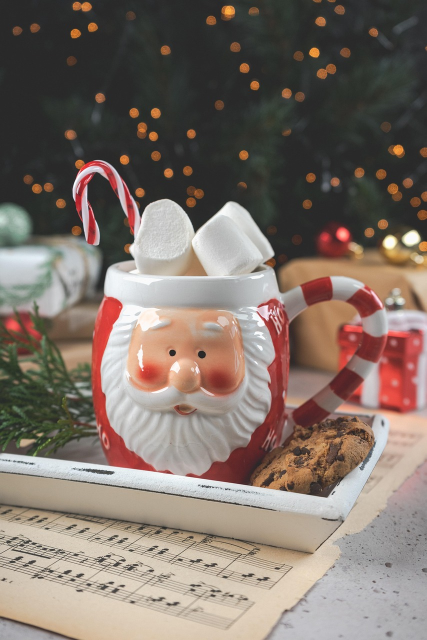
#> input picture algorithm/assets/christmas.jpg, 853 x 1280 px (shown at 1/2 size)
$ python -i attacks.py   (imports and definitions only)
#> lines starting #> are read from the running program, lines starting #| are printed output that depends on the picture
#> further down, picture is the input picture: shape (1280, 853, 3); mean B, G, R 106.3, 114.9, 128.4
import cv2
import numpy as np

class ImageAttacks:
    """
    Simulates various attacks on images to test steganography robustness.
    """

    @staticmethod
    def jpeg_compression(image: np.ndarray, quality: int = 80) -> np.ndarray:
        """
        Simulates JPEG compression.
        :param quality: 0-100 (lower is more compression)
        """
        encode_param = [int(cv2.IMWRITE_JPEG_QUALITY), quality]
        result, encimg = cv2.imencode('.jpg', image, encode_param)
        decimg = cv2.imdecode(encimg, 1)
        return decimg

    @staticmethod
    def gaussian_noise(image: np.ndarray, mean: float = 0, var: float = 0.01) -> np.ndarray:
        """
        Adds Gaussian noise.
        """
        row, col, ch = image.shape
        sigma = var ** 0.5
        gauss = np.random.normal(mean, sigma, (row, col, ch))
        gauss = gauss.reshape(row, col, ch)
        noisy = image.astype(np.float32) / 255.0 + gauss
        noisy = np.clip(noisy, 0, 1)
        return (noisy * 255).astype(np.uint8)

    @staticmethod
    def crop(image: np.ndarray, percentage: float = 0.1) -> np.ndarray:
        """
        Crops the image border by a percentage.
        Note: This changes image dimensions, which might break some stego algos
        unless they are robust to resizing/cropping or if we pad it back.
        For this pipeline, we will pad it back to original size with black borders
        to simulate "loss of data" but keep dimensions for the algo.
        """
#> called with percentage = 0.1
        h, w = image.shape[:2]
#> h = 1280; w = 853
        crop_h = int(h * percentage)
#> crop_h = 128
        crop_w = int(w * percentage)
#> crop_w = 85

        # Crop center
        cropped = image[crop_h:h-crop_h, crop_w:w-crop_w]
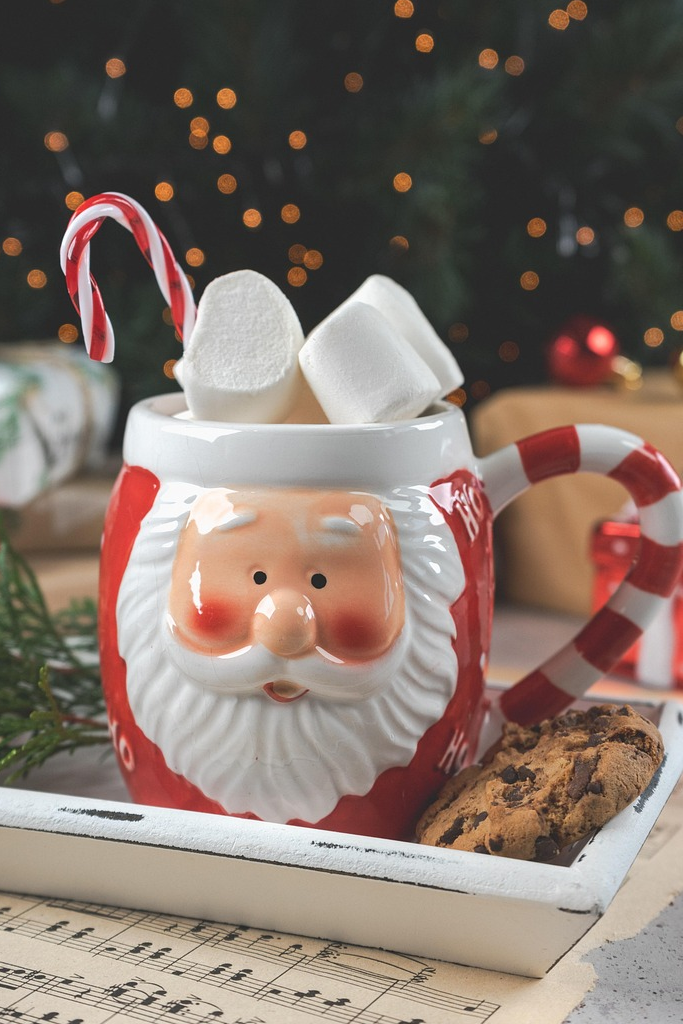
#> cropped: shape (1024, 683, 3); mean B, G, R 106.5, 115.4, 131.2

        # Pad back to original size (simulating data loss at borders)
        top = crop_h
#> top = 128
        bottom = h - (crop_h + cropped.shape[0])
#> bottom = 128
        left = crop_w
#> left = 85
        right = w - (crop_w + cropped.shape[1])
#> right = 85

        padded = cv2.copyMakeBorder(cropped, top, bottom, left, right, cv2.BORDER_CONSTANT, value=[0, 0, 0])
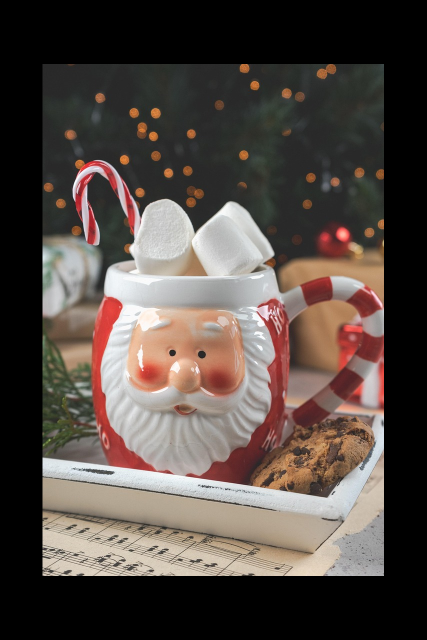
#> padded: shape (1280, 853, 3) (shown at 1/2 size); mean B, G, R 68.2, 73.9, 84
        # Ensure exact original size (sometimes rounding errors occur)
        return cv2.resize(padded, (w, h))

    @staticmethod
    def resize(image: np.ndarray, scale: float = 0.5) -> np.ndarray:
        """
        Resizes image down and then back up.
        """
        h, w = image.shape[:2]
        new_h, new_w = int(h * scale), int(w * scale)
        resized = cv2.resize(image, (new_w, new_h), interpolation=cv2.INTER_LINEAR)
        back_scaled = cv2.resize(resized, (w, h), interpolation=cv2.INTER_LINEAR)
        return back_scaled

>>> import cv2
>>> picture = cv2.imread('../../../../../algorithm/assets/christmas.jpg')
>>> result = ImageAttacks().crop(picture)
